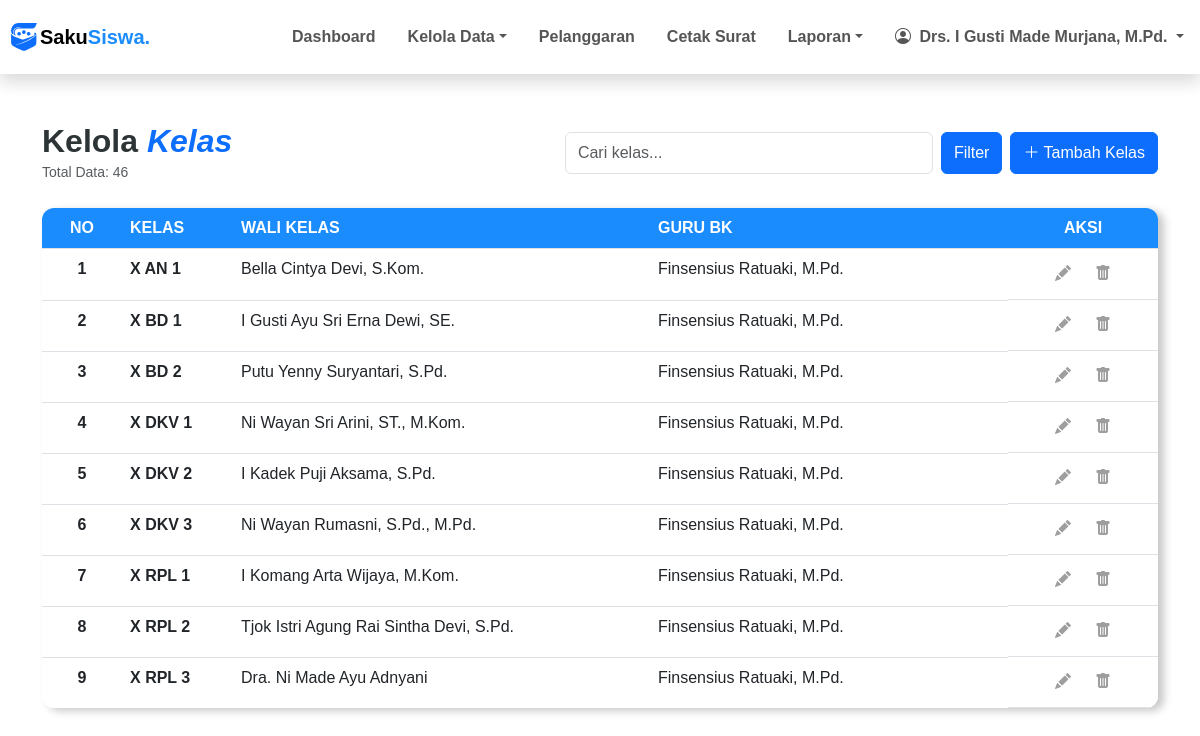
Screenshot of /pages/kelas/list.php (signed in) with the database file from the repository.
### tables this page shows
CREATE TABLE `kelas` (
  `id_kelas` int NOT NULL,
  `id_tingkat` int DEFAULT NULL,
  `id_program_keahlian` int DEFAULT NULL,
  `rombel` int DEFAULT NULL,
  `kode_guru` char(8) DEFAULT NULL
);

CREATE TABLE `tingkat` (
  `id_tingkat` int NOT NULL,
  `tingkat` varchar(6) DEFAULT NULL
);

CREATE TABLE `program_keahlian` (
  `id_program_keahlian` int NOT NULL,
  `program_keahlian` varchar(6) DEFAULT NULL,
  `deskripsi` varchar(50) DEFAULT NULL
);

CREATE TABLE `guru` (
  `kode_guru` char(8) NOT NULL,
  `nama_pengguna` varchar(100) DEFAULT NULL,
  `role` enum('admin','bk','guru','manajemen') DEFAULT 'guru',
  `username` varchar(50) DEFAULT NULL,
  `password` varchar(70) DEFAULT NULL,
  `aktif` enum('Y','N') DEFAULT NULL,
  `jabatan` varchar(50) DEFAULT NULL,
  `telp` varchar(16) DEFAULT NULL
);

### pages/kelas/list.php (the view, shortened to what this page needs)
<?php
include ROOTPATH . "/config/config.php";
include ROOTPATH . "/includes/header.php";
$check_column = mysqli_query($conn, "SHOW COLUMNS FROM kelas LIKE 'kode_guru_bk'");
if (mysqli_num_rows($check_column) > 0) {
    $result = mysqli_query($conn, "
        SELECT
            k.id_kelas,
            k.rombel,
            t.tingkat,
            pk.program_keahlian,
            g_wali.nama_pengguna AS nama_wali_kelas,
            COALESCE(g_bk_selected.nama_pengguna, g_bk_jabatan.nama_pengguna) AS nama_guru_bk
        FROM kelas k
        JOIN tingkat t ON k.id_tingkat = t.id_tingkat
        JOIN program_keahlian pk ON k.id_program_keahlian = pk.id_program_keahlian
        LEFT JOIN guru g_wali ON k.kode_guru = g_wali.kode_guru
        LEFT JOIN guru g_bk_selected ON k.kode_guru_bk = g_bk_selected.kode_guru
        LEFT JOIN guru g_bk_jabatan ON (
            g_bk_jabatan.jabatan = CONCAT('Guru BK ', t.tingkat)
        )
        ORDER BY t.id_tingkat, pk.program_keahlian, k.rombel
    ");
} else {
    $result = mysqli_query($conn, "
        SELECT
            k.id_kelas,
            k.rombel,
            t.tingkat,
            pk.program_keahlian,
            g_wali.nama_pengguna AS nama_wali_kelas,
            g_bk.nama_pengguna AS nama_guru_bk
        FROM kelas k
        JOIN tingkat t ON k.id_tingkat = t.id_tingkat
        JOIN program_keahlian pk ON k.id_program_keahlian = pk.id_program_keahlian
        LEFT JOIN guru g_wali ON k.kode_guru = g_wali.kode_guru
        LEFT JOIN guru g_bk ON (
            g_bk.jabatan = CONCAT('Guru BK ', t.tingkat)
        )
        ORDER BY t.id_tingkat, pk.program_keahlian, k.rombel
    ");
}
$total_kelas = mysqli_num_rows($result);
?>
<div class="container py-5">
    <div class="row align-items-center mb-4">
        <div class="col-md-4">
            <h2 class="main-title mb-0" style="color: #2d3436; font-weight: 700;">
                Kelola <span class="text-primary fst-italic">Kelas</span>
            </h2>
            <small class="text-muted">Total Data: <?php echo $total_kelas ?></small>
        </div>
        <div class="col-md-8">
            <form action="" method="POST" class="d-flex justify-content-md-end gap-2">
                <input type="text" class="form-control w-50" placeholder="Cari kelas..." name="nama">
                <button type="submit" class="btn btn-primary">
                    Filter
                </button>
                <a href="add.php" class="btn btn-primary py-2">
                    <i class="bi bi-plus-lg"></i> Tambah Kelas
                </a>
            </form>
        </div>
    </div>
    <div class="table-container" style="max-height: 500px; overflow-y: auto;">
        <table class="table table-hover mb-0">
            <thead class="table-dark-custom">
                <tr>
                    <th class="text-center" style="width: 80px;">NO</th>
                    <th>KELAS</th>
                    <th class="text-start">WALI KELAS</th>
                    <th class="text-start">GURU BK</th>
                    <th class="text-center" style="width: 150px;">AKSI</th>
                </tr>
            </thead>
            <tbody>
                <?php
                $no = 1;
                while ($row = mysqli_fetch_assoc($result)):
                    ?>
                    <tr>
                        <td class="text-center fw-semibold"><?= $no++ ?></td>
                        <td class="fw-semibold"><?= $row['tingkat'] . ' ' . $row['program_keahlian'] . ' ' . $row['rombel'] ?></td>
                        <td class="text-start">
                            <?= $row['nama_wali_kelas'] ? $row['nama_wali_kelas'] : '<span class="text-muted">-</span>' ?>
                        </td>
                        <td class="text-start">
                            <?= $row['nama_guru_bk'] ? $row['nama_guru_bk'] : '<span class="text-muted">-</span>' ?>
                        </td>
                        <td class="text-center d-flex justify-content-center gap-1 px-0">
                            <a class="btn-action btn-edit" href="edit.php?id=<?= $row['id_kelas'] ?>" title="Edit">
                                <i class="bi bi-pencil-fill"></i>
                            </a>
                            <form action="/SistemPoin/process/kelas_process.php" method="post"
                                onsubmit="return confirm('Ingin Menghapus data kelas <?= $row['tingkat'] . ' ' . $row['program_keahlian'] . ' ' . $row['rombel'] ?>?')">
                                <button class="btn-action btn-delete" title="Hapus" type="submit">
                                    <i class="bi bi-trash-fill"></i>
                                </button>
                            </form>
                        </td>
                    </tr>
                <?php endwhile; ?>
            </tbody>
        </table>
    </div>
</div>
<?php include '../../includes/footer.php'; ?>

### assets/css/style.css (style rules this page uses)
.table-container { background: #ffffff; border-radius: 12px; overflow: hidden; box-shadow: rgba(0, 0, 0, 0.219) 6px 3px 8px !important; }
.table-dark-custom { background-color: #1a374d !important; color: white !important; }
.btn-action { color: #9e9e9e; transition: all 0.3s ease; background: none; border: none; padding: 5px 10px; }
th { background-color: #1a8cfd !important; color: white !important; }
.btn { transition: all 0.4s ease-in-out !important; }

### includes/header.php (style rules this page uses)
body { font-family: 'Poppins', sans-serif !important; overflow-x: hidden; }

### rows the page displays
kelas: id_tingkat.tingkat "X", id_program_keahlian.program_keahlian "AN", rombel "1", kode_guru.nama_pengguna "Bella Cintya Devi, S.Kom.", guru.nama_pengguna "Finsensius Ratuaki, M.Pd."
kelas: id_tingkat.tingkat "X", id_program_keahlian.program_keahlian "BD", rombel "1", kode_guru.nama_pengguna "I Gusti Ayu Sri Erna Dewi, SE.", guru.nama_pengguna "Finsensius Ratuaki, M.Pd."
kelas: id_tingkat.tingkat "X", id_program_keahlian.program_keahlian "BD", rombel "2", kode_guru.nama_pengguna "Putu Yenny Suryantari, S.Pd.", guru.nama_pengguna "Finsensius Ratuaki, M.Pd."
kelas: id_tingkat.tingkat "X", id_program_keahlian.program_keahlian "DKV", rombel "1", kode_guru.nama_pengguna "Ni Wayan Sri Arini, ST., M.Kom.", guru.nama_pengguna "Finsensius Ratuaki, M.Pd."
kelas: id_tingkat.tingkat "X", id_program_keahlian.program_keahlian "DKV", rombel "2", kode_guru.nama_pengguna "I Kadek Puji Aksama, S.Pd.", guru.nama_pengguna "Finsensius Ratuaki, M.Pd."
kelas: id_tingkat.tingkat "X", id_program_keahlian.program_keahlian "DKV", rombel "3", kode_guru.nama_pengguna "Ni Wayan Rumasni, S.Pd., M.Pd.", guru.nama_pengguna "Finsensius Ratuaki, M.Pd."
kelas: id_tingkat.tingkat "X", id_program_keahlian.program_keahlian "RPL", rombel "1", kode_guru.nama_pengguna "I Komang Arta Wijaya, M.Kom.", guru.nama_pengguna "Finsensius Ratuaki, M.Pd."
kelas: id_tingkat.tingkat "X", id_program_keahlian.program_keahlian "RPL", rombel "2", kode_guru.nama_pengguna "Tjok Istri Agung Rai Sintha Devi, S.Pd.", guru.nama_pengguna "Finsensius Ratuaki, M.Pd."
kelas: id_tingkat.tingkat "X", id_program_keahlian.program_keahlian "RPL", rombel "3", kode_guru.nama_pengguna "Dra. Ni Made Ayu Adnyani", guru.nama_pengguna "Finsensius Ratuaki, M.Pd."

### other values shown
$_SESSION['nama_pengguna'] "Drs. I Gusti Made Murjana, M.Pd."
$total_kelas "46"
